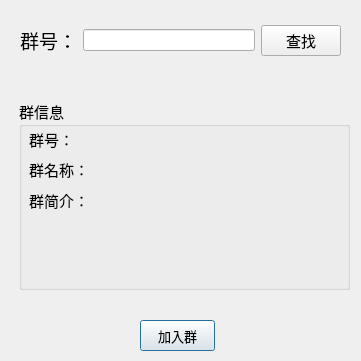
<?xml version="1.0" encoding="UTF-8"?>
<ui version="4.0">
 <class>FindGroupWindow</class>
 <widget class="QDialog" name="FindGroupWindow">
  <property name="geometry">
   <rect>
    <x>0</x>
    <y>0</y>
    <width>361</width>
    <height>361</height>
   </rect>
  </property>
  <property name="windowTitle">
   <string>查找聊天群</string>
  </property>
  <widget class="QGroupBox" name="groupBox">
   <property name="geometry">
    <rect>
     <x>19</x>
     <y>99</y>
     <width>331</width>
     <height>191</height>
    </rect>
   </property>
   <property name="font">
    <font>
     <family>宋体</family>
     <pointsize>11</pointsize>
    </font>
   </property>
   <property name="title">
    <string>群信息</string>
   </property>
   <widget class="QLabel" name="groupNumLabel">
    <property name="geometry">
     <rect>
      <x>10</x>
      <y>30</y>
      <width>311</width>
      <height>21</height>
     </rect>
    </property>
    <property name="text">
     <string>群号：</string>
    </property>
   </widget>
   <widget class="QLabel" name="groupIntroLabel">
    <property name="geometry">
     <rect>
      <x>10</x>
      <y>90</y>
      <width>311</width>
      <height>91</height>
     </rect>
    </property>
    <property name="text">
     <string>群简介：</string>
    </property>
    <property name="alignment">
     <set>Qt::AlignLeading|Qt::AlignLeft|Qt::AlignTop</set>
    </property>
   </widget>
   <widget class="QLabel" name="groupNameLabel">
    <property name="geometry">
     <rect>
      <x>10</x>
      <y>60</y>
      <width>311</width>
      <height>21</height>
     </rect>
    </property>
    <property name="text">
     <string>群名称：</string>
    </property>
   </widget>
  </widget>
  <widget class="QLabel" name="findStatusLabel">
   <property name="geometry">
    <rect>
     <x>23</x>
     <y>62</y>
     <width>321</width>
     <height>20</height>
    </rect>
   </property>
   <property name="font">
    <font>
     <family>宋体</family>
     <pointsize>10</pointsize>
    </font>
   </property>
   <property name="styleSheet">
    <string notr="true">color: rgb(255, 0, 0);</string>
   </property>
   <property name="text">
    <string/>
   </property>
  </widget>
  <widget class="QPushButton" name="joinButton">
   <property name="geometry">
    <rect>
     <x>140</x>
     <y>320</y>
     <width>75</width>
     <height>31</height>
    </rect>
   </property>
   <property name="font">
    <font>
     <family>宋体</family>
     <pointsize>10</pointsize>
    </font>
   </property>
   <property name="text">
    <string>加入群</string>
   </property>
  </widget>
  <widget class="QLabel" name="joinStatusLabel">
   <property name="geometry">
    <rect>
     <x>20</x>
     <y>294</y>
     <width>331</width>
     <height>20</height>
    </rect>
   </property>
   <property name="font">
    <font>
     <family>宋体</family>
     <pointsize>11</pointsize>
    </font>
   </property>
   <property name="styleSheet">
    <string notr="true"/>
   </property>
   <property name="text">
    <string/>
   </property>
   <property name="alignment">
    <set>Qt::AlignCenter</set>
   </property>
  </widget>
  <widget class="QWidget" name="layoutWidget">
   <property name="geometry">
    <rect>
     <x>20</x>
     <y>20</y>
     <width>321</width>
     <height>41</height>
    </rect>
   </property>
   <layout class="QHBoxLayout" name="horizontalLayout">
    <item>
     <widget class="QLabel" name="label">
      <property name="font">
       <font>
        <family>宋体</family>
        <pointsize>14</pointsize>
       </font>
      </property>
      <property name="text">
       <string>群号：</string>
      </property>
     </widget>
    </item>
    <item>
     <widget class="QLineEdit" name="groupNumEdit"/>
    </item>
    <item>
     <widget class="QPushButton" name="findButton">
      <property name="font">
       <font>
        <family>宋体</family>
        <pointsize>11</pointsize>
       </font>
      </property>
      <property name="text">
       <string>查找</string>
      </property>
     </widget>
    </item>
   </layout>
  </widget>
 </widget>
 <resources/>
 <connections/>
</ui>
